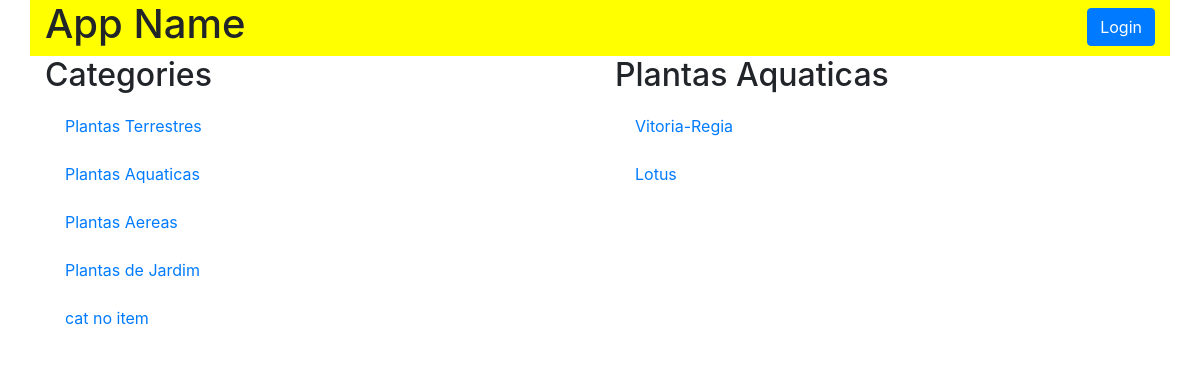
/category/2/items, run on an earlier commit of the app's database.
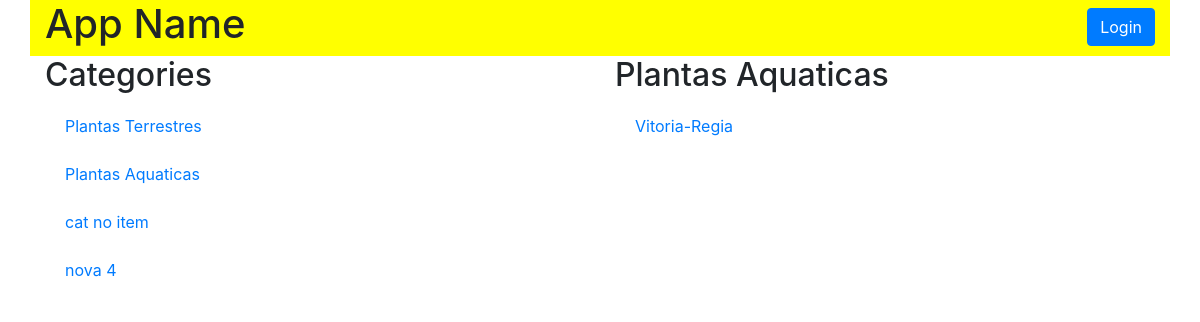
And on a later commit of the database.
### models.py (models this page shows, shortened)
class Category(Base):
    __tablename__ = 'category'
    id = Column(Integer, primary_key=True)
    name = Column(String(50), nullable=False)

class Item(Base):
    __tablename__ = 'item'
    id = Column(Integer, primary_key=True)
    name = Column(String(50), nullable=False)
    description = Column(String(1000), nullable=False)
    category_id = Column(Integer, ForeignKey('category.id'))
    category = relationship(Category)

### application.py (the view)
@app.route('/category/<int:category_id>/items')
def categoryFunction(category_id):
    category = session.query(Category)
    category2 = session.query(Category).filter_by(id=category_id).first()
    if not hasattr(category2, 'id'):
        return "this category not exist"
    items = session.query(Item).filter_by(category_id=category2.id)
    if 'username' not in login_session:
        if items.count() == 0:
            flash("You have no items yet!")
            return render_template('publicCategory.html', plantas=category, plantas2=category2, itemName=items)
        else:
            return render_template('publicCategory.html', plantas=category, plantas2=category2, itemName=items)
    else:
        if items.count() == 0:
            flash("You have no items yet!")
            return render_template('category.html', plantas=category, plantas2=category2, itemName=items)
        else:
            return render_template('category.html', plantas=category, plantas2=category2, itemName=items)

### templates/publicCategory.html (shortened to what this page needs)
{% extends "main.html" %}
{% block content %}
{% include "header.html" %}
    <section class="row">
      <div class="col-md-6">
        <h2>Categories</h2>
        {% for i in plantas %}
          <div class="list-group">
            <a href="{{ url_for('categoryFunction', category_id=i.id)}}" class="list-group-item" class="list-group-item">{{ i.name }}</a>
          </div>
        {% endfor %}
      </div>
      <div class="col-md-6">
        <h2>{{ plantas2.name }}</h2>
        {% for i in itemName %}
          <div class="list-group">
            <a href="{{ url_for('itemFunction', item_id=i.id, category_id=plantas2.id)}}" class="list-group-item" class="list-group-item">{{ i.name }}</a>
          </div>
        {% endfor %}
      </div>
    </section>
{% endblock %}

What changed in the data, as far as the page shows it:
removed Category: name "Plantas Aereas"
removed Category: name "Plantas de Jardim"
removed Item: name "Lotus"
added Category: name "nova 4"
